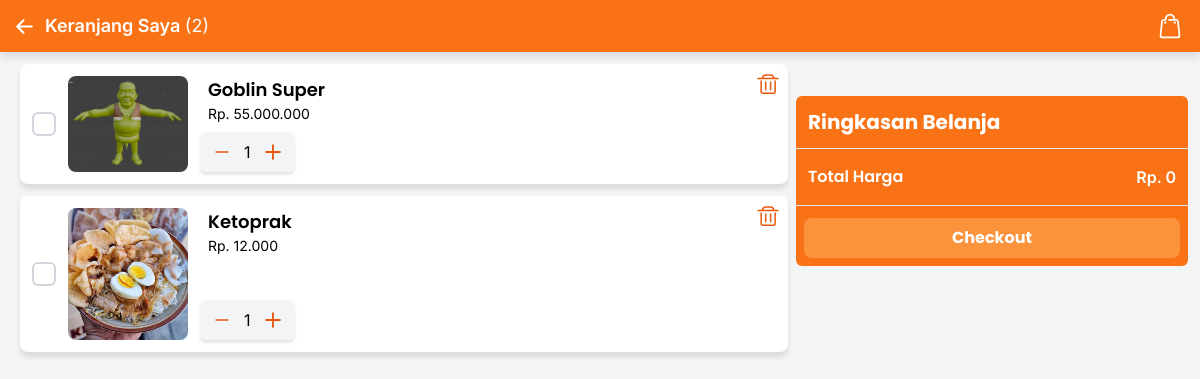
Page /pages/keranjang.php (signed in) on the committed database.
### tables this page shows
CREATE TABLE `tb_keranjang` (
  `id_keranjang` int(50) NOT NULL,
  `id_user` varchar(50) NOT NULL,
  `id_produk` varchar(50) NOT NULL,
  `jumlah_produk` int(15) NOT NULL DEFAULT 1
);

CREATE TABLE `tb_produk` (
  `id_produk` int(11) NOT NULL,
  `nama_produk` varchar(50) NOT NULL,
  `harga_produk` int(15) NOT NULL,
  `satuan_produk` varchar(15) NOT NULL,
  `kategori_produk` varchar(15) NOT NULL,
  `gambar_produk` varchar(100) NOT NULL
);

### koneksi.php (called while the page is built, shortened)
<?php
    function formatHarga($harga){
        $rupiah = number_format($harga, 0, ',', '.');
        return $rupiah;
    }
?>

### pages/keranjang.php (the view, shortened to what this page needs)
<?php
   include "../koneksi.php";
   $id_user = $_SESSION['id_user'];
   $query2 = "SELECT * FROM tb_keranjang WHERE id_user='$id_user';";
   $query = "SELECT p.id_produk, p.nama_produk, p.harga_produk, p.gambar_produk FROM tb_keranjang k JOIN tb_produk p ON k.id_produk = p.id_produk WHERE k.id_user = '$id_user';";
   $sql = mysqli_query($conn, $query);
   $sql2 = mysqli_query($conn, $query2);
  $total_keranjang = mysqli_num_rows($sql);
?>
<!DOCTYPE html>
<html lang="en">
<head>
    <link rel="stylesheet" href="https://cdn.jsdelivr.net/npm/sweetalert2@11/dist/sweetalert2.min.css">
    <link rel="stylesheet" href="../css/output.css">
</head>
<body class="selection:text-white selection:bg-orange-600 bg-gray-100 font-secondary">
    <nav class="bg-orange-500 text-white shadow-[0_5px_8px_rgb(0,0,0,0.1)] w-full fixed top-0 z-50">
        <div class="container max-w-full flex justify-between p-3 items-center">
            <div class="flex gap-2 items-center">
                <a href="../index.php">
                    <svg class="" width="25px" viewBox="0 0 24 24" fill="none">
                        <path stroke="currentColor" stroke-linecap="round" stroke-linejoin="round" stroke-width="2"
                            d="m5 12 6-6m-6 6 6 6m-6-6h14" />
                    </svg></a>
                <h1 class="font-semibold text-lg">Keranjang Saya <span class="font-normal">(<?php echo $total_keranjang; ?>)</span></h1>
            </div>
            <div class="w-8">
                <a href="#"></a>
            </div>
        </div>
    </nav>
    <main class="min-h-screen pt-8">
        <section class="pt-8">
            <div class="container max-w-full flex flex-col lg:flex-row lg:px-3">
                <div class="list-card px-2 flex flex-col gap-3 lg:w-2/3">
                    <?php if(!mysqli_num_rows($sql)){ ?>
                        <div class="p-4 bg-white w-full lg:w-1/2 mx-auto text-center text-slate-400 rounded-lg">Anda belum memasukkan produk satupun</div>
                    <?php
                     } else {
                    ?>
                        <?php while($row = mysqli_fetch_assoc($sql) and  $result = mysqli_fetch_assoc($sql2)){ ?>
                        <div
                        data-id="<?php echo $result['id_keranjang']; ?>"
                        data-jumlah="<?php echo $result['jumlah_produk']; ?>"
                        data-harga = "<?php echo $row['harga_produk']; ?>"
                        class="card relative flex hover:ring-2 hover:ring-orange-500 hover:-translate-y-1 transition-all duration-100 gap-3 bg-white p-3 rounded-lg shadow-[0_5px_5px_rgb(0,0,0,0.1)]">
                            <div class="flex items-center">
                                <label for="produk_<?php echo $row['nama_produk'];?>" class="inline-flex items-center">
                                    <span
                                        class="flex items-center justify-center w-6 h-6 border-2 border-gray-300 peer-checked:bg-orange-500 peer-checked:border-orange-500 rounded-md">
                                    </span>
                                </label>
                            </div>
                            <img src="../assets/img/<?php echo $row['gambar_produk'];?>"
                                alt="<?php echo $row['nama_produk'];?>" class="w-[120px] rounded-lg ">
                            <div class="flex flex-col justify-between w-full relative">
                                <div class="judul-produk items-start">
                                    <h2 class="font-primary ml-2 font-semibold text-lg"><?php echo $row['nama_produk']; ?>
                                    </h2>
                                    <h3 class="ml-2 text-sm">Rp. <?php echo formatHarga($row['harga_produk']); ?></h3>
                                </div>
                                <div class="flex items-center gap-3">
                                    <div
                                        class="bg-gray-100 py-2 px-3 mt-2 flex gap-3 rounded-md shadow-[0_3px_3px_rgb(0,0,0,0.1)] w-max">
                                        <button class="min-button w-5">
                                            <svg fill="currentColor" viewBox="0 0 24 24" class="text-orange-600">
                                                <path d="M19,13H5a1,1,0,0,1,0-2H19a1,1,0,0,1,0,2Z"></path>
                                            </svg>
                                        </button>
                                        <label class="counterLabel"><?php echo $result['jumlah_produk']; ?></label>
                                        <button class="plus-btn w-5">
                                            <svg fill="currentColor" class="text-orange-600" viewBox="0 0 256 256">
                                                <path
                                                    d="M228,128a12,12,0,0,1-12,12H140v76a12,12,0,0,1-24,0V140H40a12,12,0,0,1,0-24h76V40a12,12,0,0,1,24,0v76h76A12,12,0,0,1,228,128Z" />
                                            </svg>
                                        </button>
                                    </div>
                                </div>
                            </div>
                            <a href="#" data-href="./proses.php?hapus_keranjang=<?php echo $result['id_keranjang'];?>" class="del-btn absolute top-2 right-2 hidden sm:block">
                            </a>
                        </div>
                        <?php } ?>
                    <?php } ?>
                </div>
                <div class="checkout-card lg:w-1/3 mt-12 lg:mt-0">
                    <div
                        class="checkout-container w-full fixed bottom-0 z-20 right-0 left-0 lg:sticky lg:top-24 bg-orange-500 rounded-t-lg lg:rounded-md text-white">
                        <h2 class="p-3 font-primary text-xl font-bold">Ringkasan Belanja</h2>
                        <hr>
                        <div class="flex justify-between px-3 py-4">
                            <h2 class="font-primary font-semibold">Total Harga</h2>
                            <p class="font-semibold" id="totalHarga">Rp. 0</p>
                        </div>
                        <hr>
                        <div class="p-2 pt-3">
                            <form id="checkoutForm" action="./proses.php" method="POST">
                                <button type="submit" name="checkout-button"
                                    class="bg-orange-400 font-bold font-primary rounded-lg w-full py-2" >Checkout</button>
                            </form>
                        </div>
                    </div>
                </div>
            </div>
        </section>
    </main>
</body>
</html>

### rows in the picture
tb_keranjang: id_produk.gambar_produk (picture), id_produk.nama_produk "Goblin Super", id_produk.harga_produk "55.000.000", jumlah_produk "1"
tb_keranjang: id_produk.gambar_produk (picture), id_produk.nama_produk "Ketoprak", id_produk.harga_produk "12.000", jumlah_produk "1"

### other values in the picture
$total_keranjang "2"
